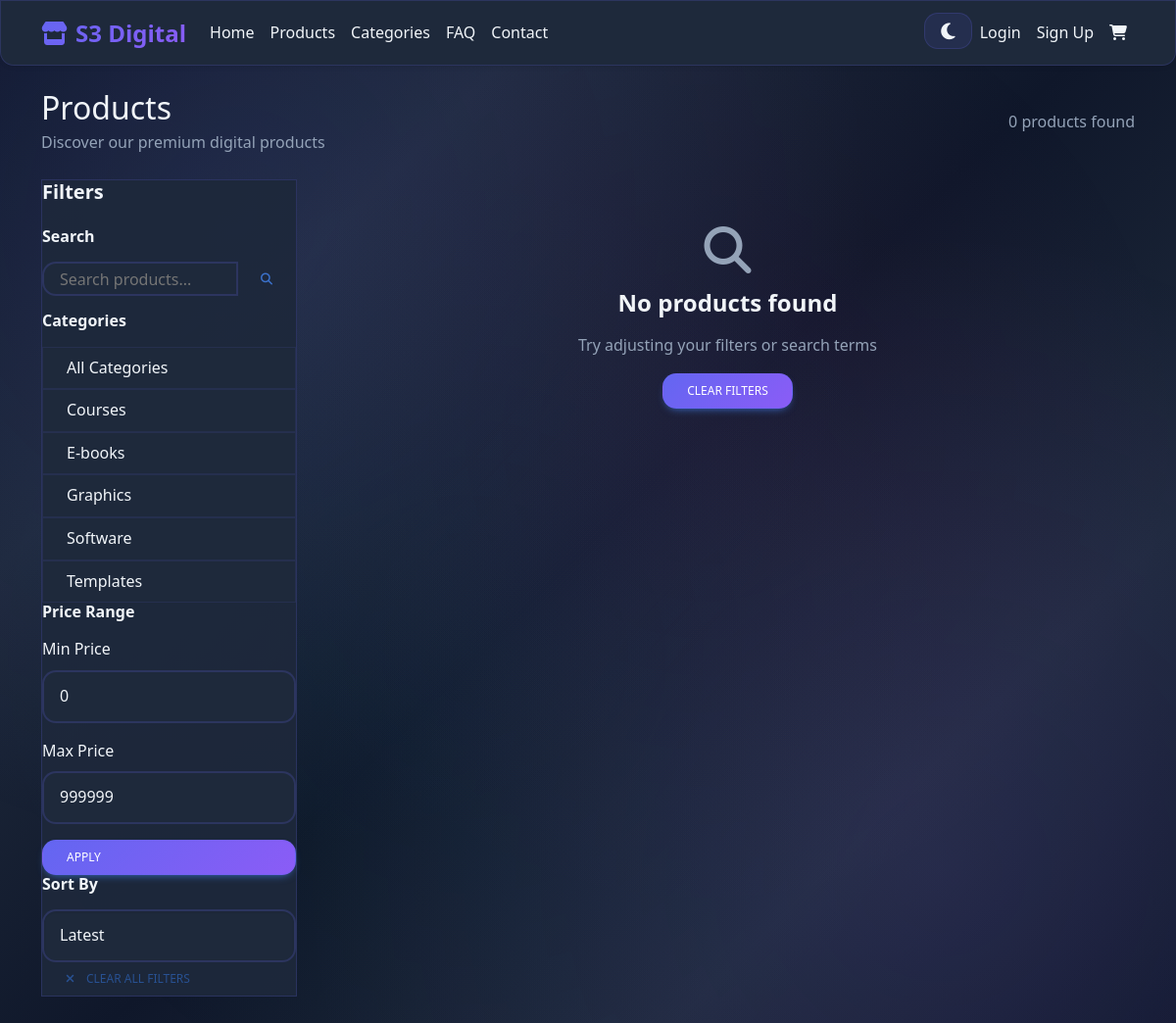
/products.php, run on the app's committed database.
### tables this page shows
CREATE TABLE categories (
    id INT AUTO_INCREMENT PRIMARY KEY,
    name VARCHAR(100) NOT NULL,
    slug VARCHAR(100) UNIQUE NOT NULL,
    description TEXT,
    status ENUM('active', 'inactive') DEFAULT 'active',
    created_at TIMESTAMP DEFAULT CURRENT_TIMESTAMP,
    updated_at TIMESTAMP DEFAULT CURRENT_TIMESTAMP ON UPDATE CURRENT_TIMESTAMP
);

### functions.php (called while the page is built, shortened)
<?php
function is_logged_in() {
    return isset($_SESSION['user_id']);
}
?>

### products.php (the view, shortened to what this page needs)
<?php
require_once 'config.php';
$category_id = isset($_GET['category']) ? (int)$_GET['category'] : 0;
$search = isset($_GET['search']) ? clean_input($_GET['search']) : '';
$sort = isset($_GET['sort']) ? clean_input($_GET['sort']) : 'latest';
$price_min = isset($_GET['price_min']) ? (float)$_GET['price_min'] : 0;
$price_max = isset($_GET['price_max']) ? (float)$_GET['price_max'] : 999999;
$page = isset($_GET['page']) ? (int)$_GET['page'] : 1;
$per_page = 12;
$products = [];
$total_products = count($products);
$total_pages = ceil($total_products / $per_page);
$offset = ($page - 1) * $per_page;
$products = array_slice($products, $offset, $per_page);
$categories = [];
$result = mysqli_query($conn, "SELECT * FROM categories WHERE status = 'active' ORDER BY name ASC");
while ($row = mysqli_fetch_assoc($result)) {
    $categories[] = $row;
}
?>
<!DOCTYPE html>
<html lang="en">
<head>
    <link href="https://cdnjs.cloudflare.com/ajax/libs/mdb-ui-kit/6.4.2/mdb.min.css" rel="stylesheet">
    <link rel="stylesheet" href="https://cdnjs.cloudflare.com/ajax/libs/font-awesome/6.4.0/css/all.min.css">
    <link rel="stylesheet" href="assets/css/style-merged.css">
</head>
<body class="user-logged-in">
    <nav class="navbar navbar-expand-lg navbar-light bg-white shadow-sm d-none d-md-block">
        <div class="container">
            <a class="navbar-brand fw-bold text-primary" href="index.php">
                <i class="fas fa-store me-2"></i>S3 Digital
            </a>
            <div class="collapse navbar-collapse" id="navbarNav">
                <ul class="navbar-nav me-auto">
                    <li class="nav-item">
                        <a class="nav-link" href="index.php">Home</a>
                    </li>
                    <li class="nav-item">
                        <a class="nav-link active" href="products.php">Products</a>
                    </li>
                    <li class="nav-item">
                        <a class="nav-link" href="categories.php">Categories</a>
                    </li>
                    <li class="nav-item">
                        <a class="nav-link" href="faq.php">FAQ</a>
                    </li>
                    <li class="nav-item">
                        <a class="nav-link" href="contact.php">Contact</a>
                    </li>
                </ul>
                <ul class="navbar-nav">
                    <li class="nav-item">
                        <button class="btn btn-link nav-link" id="darkModeToggle" title="Toggle dark mode">
                            <i class="fas fa-moon" id="darkModeIcon"></i>
                        </button>
                    </li>
                    <?php if (is_logged_in()): ?>
                        <li class="nav-item dropdown">
                            <a class="nav-link dropdown-toggle" href="#" role="button" data-mdb-toggle="dropdown">
                                <i class="fas fa-user me-1"></i><?php echo $_SESSION['user_name']; ?>
                            </a>
                            <ul class="dropdown-menu">
                                <li><a class="dropdown-item" href="profile.php">Profile</a></li>
                                <li><a class="dropdown-item" href="orders.php">My Orders</a></li>
                                <li><hr class="dropdown-divider"></li>
                                <li><a class="dropdown-item" href="logout.php">Logout</a></li>
                            </ul>
                        </li>
                    <?php else: ?>
                        <li class="nav-item">
                            <a class="nav-link" href="login.php">Login</a>
                        </li>
                        <li class="nav-item">
                            <a class="nav-link" href="register.php">Sign Up</a>
                        </li>
                    <?php endif; ?>
                    <li class="nav-item">
                        <a class="nav-link position-relative" href="cart.php">
                            <i class="fas fa-shopping-cart"></i>
                        </a>
                    </li>
                </ul>
            </div>
        </div>
    </nav>
    <div class="container py-4">
        <div class="d-flex justify-content-between align-items-center mb-4">
            <div>
                <h1 class="h2 mb-1">Products</h1>
                <p class="text-muted mb-0">Discover our premium digital products</p>
            </div>
            <div class="d-none d-md-block">
                <span class="text-muted"><?php echo number_format($total_products); ?> products found</span>
            </div>
        </div>
        <div class="row">
            <div class="col-lg-3 d-none d-lg-block">
                <div class="product-filters">
                    <h5 class="mb-4">Filters</h5>
                    <div class="filter-section">
                        <h6>Search</h6>
                        <form method="GET" class="mb-3">
                            <div class="input-group">
                                <input type="text" class="form-control" name="search"
                                       placeholder="Search products..." value="<?php echo htmlspecialchars($search); ?>">
                                <button class="btn btn-outline-primary" type="submit">
                                    <i class="fas fa-search"></i>
                                </button>
                            </div>
                        </form>
                    </div>
                    <div class="filter-section">
                        <h6>Categories</h6>
                        <div class="list-group list-group-flush">
                            <a href="?category=0&search=<?php echo urlencode($search); ?>&sort=<?php echo urlencode($sort); ?>"
                               class="list-group-item list-group-item-action <?php echo $category_id == 0 ? 'active' : ''; ?>">
                                All Categories
                            </a>
                            <?php foreach ($categories as $category): ?>
                                <a href="?category=<?php echo $category['id']; ?>&search=<?php echo urlencode($search); ?>&sort=<?php echo urlencode($sort); ?>"
                                   class="list-group-item list-group-item-action <?php echo $category_id == $category['id'] ? 'active' : ''; ?>">
                                    <?php echo htmlspecialchars($category['name']); ?>
                                </a>
                            <?php endforeach; ?>
                        </div>
                    </div>
                    <div class="filter-section">
                        <h6>Price Range</h6>
                        <form method="GET" id="priceFilter">
                            <div class="mb-3">
                                <label class="form-label">Min Price</label>
                                <input type="number" class="form-control" name="price_min"
                                       value="<?php echo $price_min; ?>" min="0" step="0.01">
                            </div>
                            <div class="mb-3">
                                <label class="form-label">Max Price</label>
                                <input type="number" class="form-control" name="price_max"
                                       value="<?php echo $price_max; ?>" min="0" step="0.01">
                            </div>
                            <button type="submit" class="btn btn-primary btn-sm w-100">Apply</button>
                        </form>
                    </div>
                    <div class="filter-section">
                        <h6>Sort By</h6>
                        <form method="GET">
                            <select class="form-select" name="sort" onchange="this.form.submit()">
                                <option value="latest" <?php echo $sort == 'latest' ? 'selected' : ''; ?>>Latest</option>
                            </select>
                        </form>
                    </div>
                    <div class="filter-section">
                        <a href="products.php" class="btn btn-outline-secondary btn-sm w-100">
                            <i class="fas fa-times me-1"></i>Clear All Filters
                        </a>
                    </div>
                </div>
            </div>
            <div class="col-lg-9">
                <?php if (!empty($products)): ?>
                    <div class="row g-4">
                        <?php foreach ($products as $product): ?>
                            <div class="col-12 col-sm-6 col-lg-4">
                                <div class="card h-100 product-card">
                                    <?php if ($product['featured']): ?>
                                        <span class="badge bg-warning position-absolute top-0 start-0 m-2">
                                            <i class="fas fa-star me-1"></i>Featured
                                        </span>
                                    <?php endif; ?>
                                    <div class="card-img-container">
                                        <img src="<?php echo !empty($product['file_name']) ? 'uploads/products/' . htmlspecialchars($product['file_name']) : 'assets/images/product-placeholder.svg'; ?>"
                                             class="card-img-top"
                                             alt="<?php echo htmlspecialchars($product['title']); ?>"
                                             onerror="this.style.display='none'; this.nextElementSibling.style.display='flex';">
                                        <div class="product-img-placeholder">
                                            <i class="fas fa-box"></i>
                                        </div>
                                    </div>
                                    <div class="card-body">
                                        <span class="badge bg-secondary small"><?php echo htmlspecialchars($product['category_name']); ?></span>
                                        <h5 class="card-title mt-2"><?php echo htmlspecialchars($product['title']); ?></h5>
                                        <p class="card-text text-muted small">
                                            <?php echo htmlspecialchars(substr($product['description'], 0, 100)) . '...'; ?>
                                        </p>
                                        <div class="d-flex justify-content-between align-items-center">
                                            <span class="h5 text-primary mb-0"><?php echo format_price($product['price']); ?></span>
                                            <div>
                                                <a href="product.php?id=<?php echo $product['id']; ?>" class="btn btn-sm btn-outline-primary">
                                                    <i class="fas fa-eye"></i>
                                                </a>
                                                <button class="btn btn-sm btn-primary" onclick="addToCart(<?php echo $product['id']; ?>)">
                                                    <i class="fas fa-cart-plus"></i>
                                                </button>
                                            </div>
                                        </div>
                                    </div>
                                </div>
                            </div>
                        <?php endforeach; ?>
                    </div>
                    <?php if ($total_pages > 1): ?>
                        <nav aria-label="Product pagination" class="mt-5">
                            <ul class="pagination justify-content-center">
                                <?php if ($page > 1): ?>
                                    <li class="page-item">
                                        <a class="page-link" href="?<?php echo http_build_query(array_merge($_GET, ['page' => $page - 1])); ?>">
                                            <i class="fas fa-chevron-left"></i>
                                        </a>
                                    </li>
                                <?php endif; ?>
                                <?php for ($i = max(1, $page - 2); $i <= min($total_pages, $page + 2); $i++): ?>
                                    <li class="page-item <?php echo $i == $page ? 'active' : ''; ?>">
                                        <a class="page-link" href="?<?php echo http_build_query(array_merge($_GET, ['page' => $i])); ?>">
                                            <?php echo $i; ?>
                                        </a>
                                    </li>
                                <?php endfor; ?>
                                <?php if ($page < $total_pages): ?>
                                    <li class="page-item">
                                        <a class="page-link" href="?<?php echo http_build_query(array_merge($_GET, ['page' => $page + 1])); ?>">
                                            <i class="fas fa-chevron-right"></i>
                                        </a>
                                    </li>
                                <?php endif; ?>
                            </ul>
                        </nav>
                    <?php endif; ?>
                <?php else: ?>
                    <div class="text-center py-5">
                        <i class="fas fa-search fa-3x text-muted mb-3"></i>
                        <h4>No products found</h4>
                        <p class="text-muted">Try adjusting your filters or search terms</p>
                        <a href="products.php" class="btn btn-primary">Clear Filters</a>
                    </div>
                <?php endif; ?>
            </div>
        </div>
    </div>
</body>
</html>

### data on the page
categories: name "Courses"
categories: name "E-books"
categories: name "Graphics"
categories: name "Software"
categories: name "Templates"

### other printed values
$total_products "0"
